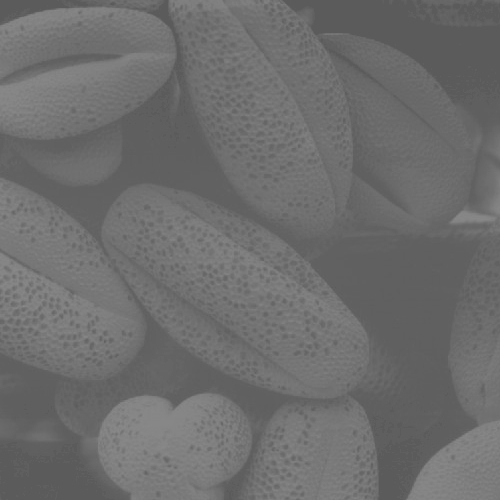
#> input picture image.jpg, 500 x 500 px
$ python odev1.py
#> lines starting #> are read from the running program, lines starting #| are printed output that depends on the picture
#> further down, image is the input picture: shape (500, 500); min 90, max 138, mean 109.1
import cv2
import numpy as np
import matplotlib.pyplot as plt

# Sigmoid fonksiyonu
def sigmoid(x):
    return 1 / (1 + np.exp(-x))

# Standart S-Curve metodu
def standard_s_curve(image):
    # Görüntüyü 0 ile 1 arasında normalize et
    normalized_image = image.astype(float) / 255.0
    # Sigmoid fonksiyonunu uygula
    transformed_image = sigmoid((normalized_image - 0.5) * 10)
#> in sigmoid, `return 1 / (1 + np.exp(-x))`:
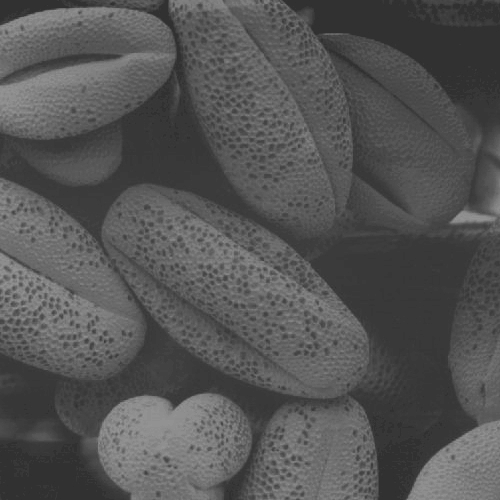
#> returned value: shape (500, 500) float64; min 0.187, max 0.602, mean 0.334
    # 0-255 arasında yeniden ölçekle
    transformed_image = (transformed_image * 255).astype(np.uint8)
    return transformed_image

# Yatay kaydırılmış S-Curve metodu
def shifted_s_curve(image, shift_amount):
#> called with shift_amount = 0.2
    normalized_image = image.astype(float) / 255.0
    transformed_image = sigmoid((normalized_image - 0.5 + shift_amount) * 10)
#> in sigmoid (call 2), `return 1 / (1 + np.exp(-x))`:
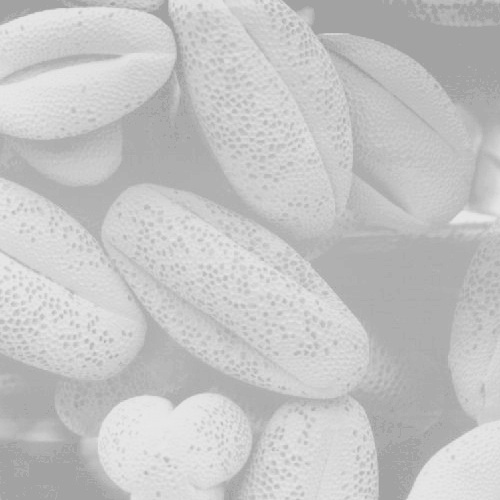
#> returned value: shape (500, 500) float64; min 0.629, max 0.918, mean 0.773
    transformed_image = (transformed_image * 255).astype(np.uint8)
    return transformed_image

# Eğimli S-Curve metodu
def sloped_s_curve(image, slope):
#> called with slope = 20
    normalized_image = image.astype(float) / 255.0
    transformed_image = sigmoid((normalized_image - 0.5) * slope)
#> in sigmoid (call 3), `return 1 / (1 + np.exp(-x))`:
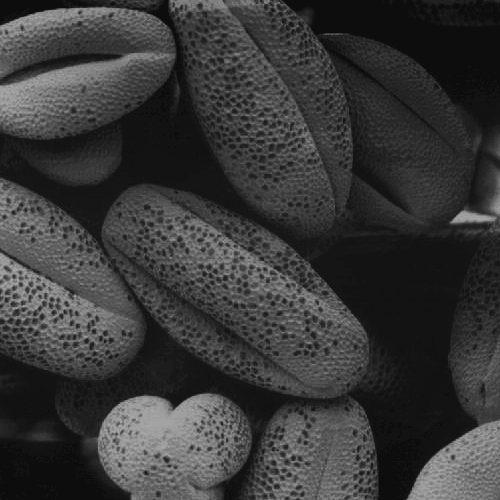
#> returned value: shape (500, 500) float64; min 0.0502, max 0.695, mean 0.225
    transformed_image = (transformed_image * 255).astype(np.uint8)
    return transformed_image


# Özgün kontrast artırma fonksiyonu
def custom_contrast_enhancement(image, clip_limit=2.0, tile_grid_size=(8, 8)):
    # Yüzey düzeltme (CLAHE) filtresi ile histogram eşitleme
#> called with clip_limit = 2, tile_grid_size = (8, 8)
    clahe = cv2.createCLAHE(clipLimit=clip_limit, tileGridSize=tile_grid_size)
    enhanced_image = clahe.apply(image)
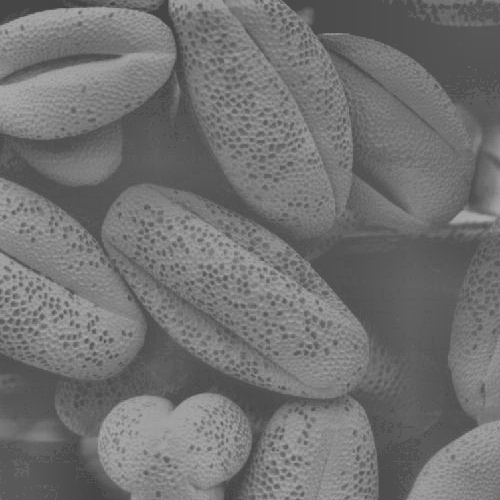
#> enhanced_image: shape (500, 500); min 66, max 170, mean 113.5
    return enhanced_image

# Görüntüyü yükle ve gri tonlamalıya çevir
image = cv2.imread("image.jpg", cv2.IMREAD_GRAYSCALE)
first =cv2.imread("image.jpg")
# Standart S-Curve uygula
standard_result = standard_s_curve(image)

# Yatay kaydırılmış S-Curve uygula
shifted_result = shifted_s_curve(image, 0.2)

# Eğimli S-Curve uygula
sloped_result = sloped_s_curve(image, 20)


# Kontrast artırma işlemi uygula
enhanced_result = custom_contrast_enhancement(image)

# Sonuçları görselleştir
plt.figure(figsize=(16, 12))

plt.subplot(3, 3, 1)
plt.imshow(first, cmap='gray')
plt.title('Orjinal Görüntü')

plt.subplot(3, 3, 2)
plt.imshow(standard_result, cmap='gray')
plt.title('Standart S-Curve')

plt.subplot(3, 3, 3)
plt.imshow(shifted_result, cmap='gray')
plt.title('Yatay Kaydırılmış S-Curve')

plt.subplot(3, 3, 4)
plt.imshow(sloped_result, cmap='gray')
plt.title('Eğimli S-Curve')


plt.subplot(3, 3, 6)
plt.imshow(enhanced_result, cmap='gray')
plt.title('Özel Kontrast Artırma')

plt.show()
